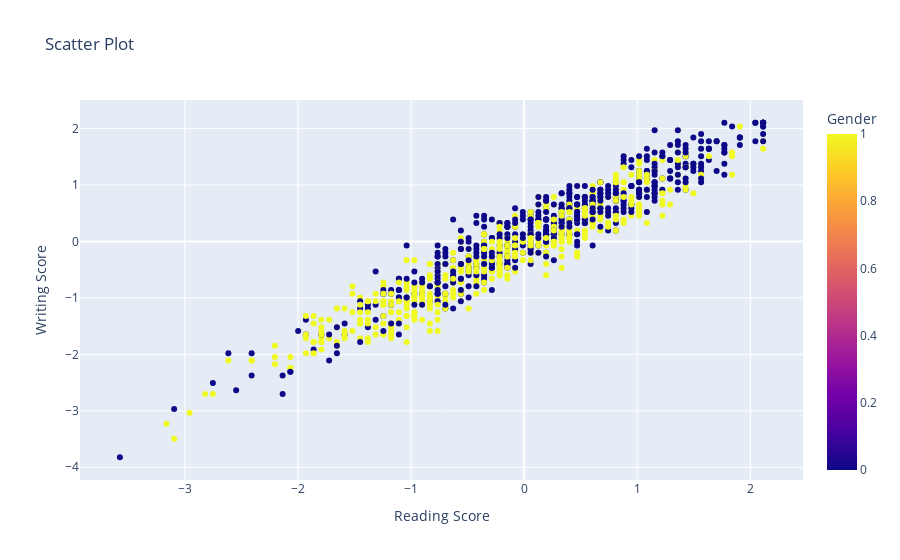

Notebook code for this chart:
### Code cell
fig = px.scatter(df2_pipe, x='reading_score', y='writing_score', color='gender_Female',
                 title='Scatter Plot', labels={'reading_score': 'Reading Score',
                                                                    'writing_score': 'Writing Score',
                                                                    'gender_Female': 'Gender'})
# Show the plot
fig.show()

### Figure 1 — Plotly figure (JSON) as saved in the notebook; plotly's stock layout.template omitted (floating-point values rounded to 4 significant figures; data arrays with more than 128 entries replaced by an {"elided": "..."} marker saying what was removed)
{"data": [{"hovertemplate": "Reading Score=%{x}<br>Writing Score=%{y}<br>Gender=%{marker.color}<extra></extra>", "legendgroup": "", "marker": {"color": {"elided": "1000 int values"}, "coloraxis": "coloraxis", "symbol": "circle"}, "mode": "markers", "name": "", "orientation": "v", "showlegend": false, "type": "scatter", "x": {"elided": "1000 float values"}, "xaxis": "x", "y": {"elided": "1000 float values"}, "yaxis": "y"}], "layout": {"autosize": true, "coloraxis": {"colorbar": {"title": {"text": "Gender"}}, "colorscale": [[0, "#0d0887"], [0.1111, "#46039f"], [0.2222, "#7201a8"], [0.3333, "#9c179e"], [0.4444, "#bd3786"], [0.5556, "#d8576b"], [0.6667, "#ed7953"], [0.7778, "#fb9f3a"], [0.8889, "#fdca26"], [1, "#f0f921"]]}, "legend": {"tracegroupgap": 0}, "title": {"text": "Scatter Plot"}, "xaxis": {"anchor": "y", "autorange": true, "domain": [0, 1], "range": [-3.92, 2.458], "title": {"text": "Reading Score"}, "type": "linear"}, "yaxis": {"anchor": "x", "autorange": true, "domain": [0, 1], "range": [-4.311, 2.592], "title": {"text": "Writing Score"}, "type": "linear"}}}
